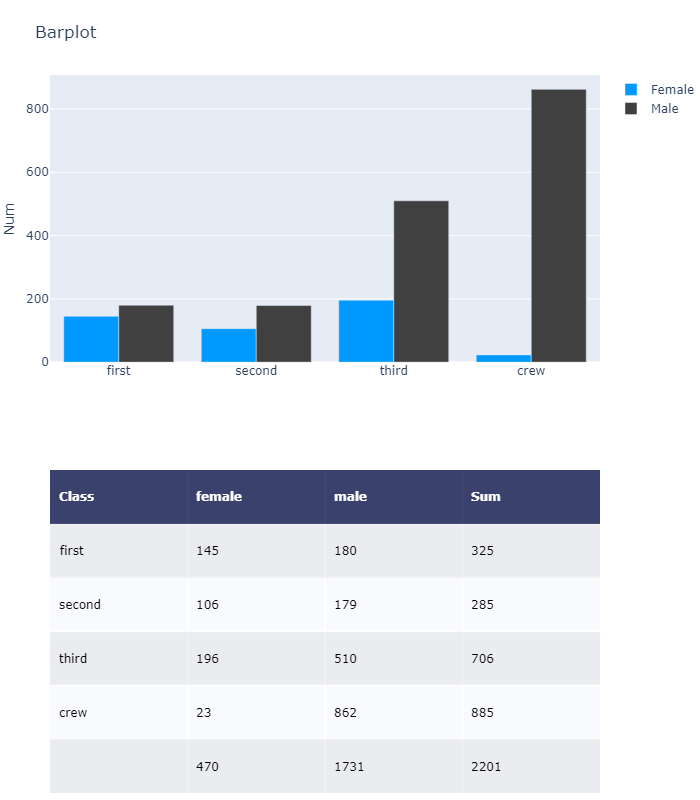

The script that drew this image:
import plotly.graph_objects as go
import plotly.figure_factory as ff
import plotly 

# Add table data
table_data = [
    ["Class", "female", "male", "Sum"],
    ["first", 145, 180, 325],
    ["second", 106, 179, 285],
    ["third", 196, 510, 706],
    ["crew", 23, 862, 885],
    [" ", 470, 1731, 2201],
]

# Initialize a figure with ff.create_table(table_data)
fig = ff.create_table(table_data, height_constant=60)

# Add graph data
teams = [
    "first",
    "second",
    "third",
    "crew"
]
GFPG = [145, 106, 196, 23]
GAPG = [180, 179, 510, 862]

# Make traces for graph
trace1 = go.Bar(
    x=teams,
    y=GFPG,
    xaxis="x2",
    yaxis="y2",
    marker=dict(color="#0099ff"),
    name="Female",
)
trace2 = go.Bar(
    x=teams,
    y=GAPG,
    xaxis="x2",
    yaxis="y2",
    marker=dict(color="#404040"),
    name="Male",
)

# Add trace data to figure
fig.add_traces([trace1, trace2])

# initialize xaxis2 and yaxis2
fig["layout"]["xaxis2"] = {}
fig["layout"]["yaxis2"] = {}

# Edit layout for subplots
fig.layout.yaxis.update({"domain": [0, 0.45]})
fig.layout.yaxis2.update({"domain": [0.6, 1]})

# The graph's yaxis2 MUST BE anchored to the graph's xaxis2 and vice versa
fig.layout.yaxis2.update({"anchor": "x2"})
fig.layout.xaxis2.update({"anchor": "y2"})
fig.layout.yaxis2.update({"title": "Num"})

# Update the margins to add a title and see graph x-labels.
fig.layout.margin.update({"t": 75, "l": 50})
fig.layout.update({"title": "Barplot"})

# Update the height because adding a graph vertically will interact with
# the plot height calculated for the table
fig.layout.update({"height": 800})

# Plot!
fig.write_image('Barplot.png')
fig.show()
